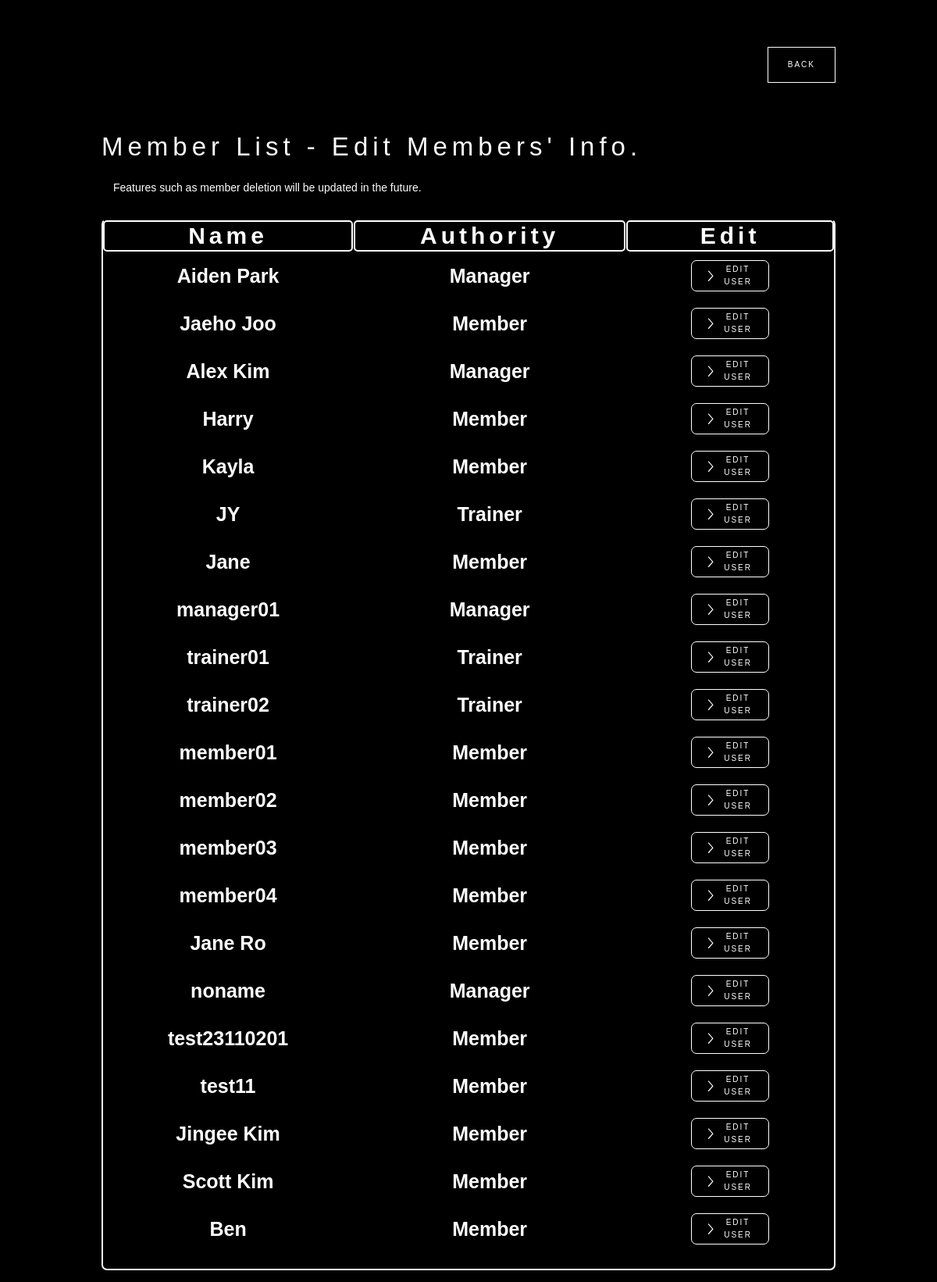
Page /manager/manager_edit/ on the committed database.
### member/models.py (models this page shows, shortened)
class User(AbstractBaseUser):
    member_id = models.CharField(
        verbose_name='member_id',
        max_length=80,
        unique=True,
        blank=False,
    )
    authority = models.IntegerField(
        default=0,
    )
    name = models.CharField(
        max_length=30,
        default='noname',
    )
    age = models.IntegerField(
        default=20,
    )
    gender = models.CharField(
        max_length=6,
        default='Male',
        choices=(('Male', 'Male'), ('Female', 'Female'))
    )
    height = models.IntegerField(
        default=170,
    )
    is_active = models.BooleanField(default=True)
    is_admin = models.BooleanField(default=False)
    objects = UserManager()
    USERNAME_FIELD = 'member_id'
    REQUIRED_FIELDS = []

### manager/views.py (the view)
# urls.py: path('manager_edit/', manager_edit, name='manager_edit'),
@csrf_exempt
def manager_edit(request):
    if request.method == 'POST':
        if 'back' in request.POST:
            return redirect('/manager/manager_main/')
    users = User.objects.all().order_by('pk')
    authority_list = []
    for user in users:
        if user.authority==0:
            authority_list.append('Member')
        elif user.authority==1:
            authority_list.append('Trainer')
        else:
            authority_list.append('Manager')
    data_list = zip(users, authority_list)
    return render(
        request,
        'manager-edit-page.html',
        {
            'users': users,
            'authorities': authority_list,
            'data_list': data_list,
        }
    )

### manager/templates/manager-edit-page.html (shortened to what this page needs)
<!DOCTYPE html>
<html data-wf-page="653811d47729cd70dc04cc98" data-wf-site="64aabb5a9d5b566a4dfebda3">
<head>
  {% load static %}
  <link href="{% static 'css/normalize.css' %}" rel="stylesheet" type="text/css">
  <link href="{% static 'css/webflow.css' %}" rel="stylesheet" type="text/css">
  <link href="{% static 'css/crossfit-facility-webapp-webflow.css' %}" rel="stylesheet" type="text/css">
</head>
<body class="body-7">
<form method="POST"> {% csrf_token %}
  <section>
    <div data-animation="default" data-collapse="medium" data-duration="400" data-easing="ease" data-easing2="ease" role="banner" class="navbar-logo-center-container shadow-three w-nav">
      <div class="container-4">
        <div class="navbar-wrapper-three">
          <a href="#" class="navbar-brand-three w-nav-brand"></a>
          <nav role="navigation" class="nav-menu-wrapper-three w-nav-menu">
            <div class="nav-menu-three">
              <ul role="list" class="nav-menu-block w-list-unstyled">
                <li class="mobile-margin-top-10">
                  <button type="submit" name="back" class="get-start-butto w-button">Back</button>
                </li>
              </ul>
            </div>
          </nav>
        </div>
      </div>
    </div>
  </section>
  <section>
    <div class="w-layout-blockcontainer container-14 w-container">
          <h1 class="heading-record-your-workout">Member List - Edit Members' Info.</h1>
    </div>
    <div class="w-layout-blockcontainer container-14 w-container">
      <div class="w-form">
        <form id="email-form" name="email-form" data-name="Email Form" method="get" data-wf-page-id="653811d47729cd70dc04cc98" data-wf-element-id="a61fae0f-e8fa-4f4c-914c-cbac23d11d63">
          <div class="w-layout-blockcontainer w-container">
            <p class="paragraph">Features such as member deletion will be updated in the future.</p>
          </div>
          <div class="manager_user_list_div_block">
            <div class="w-layout-grid manager_user_list_wst_table">
              <h1 id="w-node-_437c0c1a-3d74-f30b-f79d-65d87b05ede0-dc04cc98" class="manager_user_list_heading">Name</h1>
              <h1 id="w-node-_437c0c1a-3d74-f30b-f79d-65d87b05ede2-dc04cc98" class="manager_user_list_heading">Authority</h1>
              <h1 id="w-node-cb15b970-5b20-3a75-d2fb-2dcde464b15c-dc04cc98" class="manager_user_list_heading">Edit</h1>
              {% for user, authority in data_list %}
              <div id="w-node-_064535a3-bada-a5ec-ad3f-2d0988352e0d-dc04cc98" class="user-list-div-block">
                <h1 class="manager_user_list_font">{{ user.name }}</h1>
              </div>
              <div id="w-node-_6cff5cb3-5b0e-0964-046b-db3bde2da607-dc04cc98" class="user-list-div-block">
                <h1 class="manager_user_list_font">{{ authority }}</h1>
              </div>
              <div id="w-node-e69aef57-3623-7549-515b-bc3a40a2510f-dc04cc98" class="user-list-div-block w-clearfix">
                <a href="/manager/manager_edit_form/{{user.pk}}/" class="edit-user-button w-button">Edit User</a>
              </div>
              {% endfor %}
            </div>
          </div>
        </form>
      </div>
    </div>
  </section>
</form>
</body>
</html>

### static/css/webflow.css (style rules this page uses)
* { -webkit-box-sizing: border-box; -moz-box-sizing: border-box; box-sizing: border-box; }
html { height: 100%; }
body { margin: 0; min-height: 100%; background-color: #fff; font-family: Arial, sans-serif; font-size: 14px; line-height: 20px; color: #333; }
.w-clearfix:before, .w-clearfix:after { content: " "; display: table; grid-column-start: 1; grid-row-start: 1; grid-column-end: 2; grid-row-end: 2; }
.w-clearfix:after { clear: both; }
.w-button { display: inline-block; padding: 9px 15px; background-color: #3898EC; color: white; border: 0; line-height: inherit; text-decoration: none; cursor: pointer; border-radius: 0; }
h1, h2, h3, h4, h5, h6 { font-weight: bold; margin-bottom: 10px; }
h1 { font-size: 38px; line-height: 44px; margin-top: 20px; }
p { margin-top: 0; margin-bottom: 10px; }
ul, ol { margin-top: 0px; margin-bottom: 10px; padding-left: 40px; }
.w-list-unstyled { padding-left: 0; list-style: none; }
button, [type='button'], [type='reset'] { border: 0; cursor: pointer; -webkit-appearance: button; }
.w-form { margin: 0 0 15px; }
.w-container { margin-left: auto; margin-right: auto; max-width: 940px; }
.w-container:before, .w-container:after { content: " "; display: table; grid-column-start: 1; grid-row-start: 1; grid-column-end: 2; grid-row-end: 2; }
.w-container:after { clear: both; }
.w-nav { position: relative; background: #dddddd; z-index: 1000; }
.w-nav:before, .w-nav:after { content: " "; display: table; grid-column-start: 1; grid-row-start: 1; grid-column-end: 2; grid-row-end: 2; }
.w-nav:after { clear: both; }
.w-nav-brand { position: relative; float: left; text-decoration: none; color: #333333; }
.w-nav-menu { position: relative; float: right; }

### rows in the picture
User: name "Aiden Park", authority "Manager"
User: name "Jaeho Joo", authority "Member"
User: name "Alex Kim", authority "Manager"
User: name "Harry", authority "Member"
User: name "Kayla", authority "Member"
User: name "JY", authority "Trainer"
User: name "Jane", authority "Member"
User: name "manager01", authority "Manager"
User: name "trainer01", authority "Trainer"
User: name "trainer02", authority "Trainer"
User: name "member01", authority "Member"
User: name "member02", authority "Member"
User: name "member03", authority "Member"
User: name "member04", authority "Member"
User: name "Jane Ro", authority "Member"
User: name "noname", authority "Manager"
User: name "test23110201", authority "Member"
User: name "test11", authority "Member"
User: name "Jingee Kim", authority "Member"
User: name "Scott Kim", authority "Member"
User: name "Ben", authority "Member"
